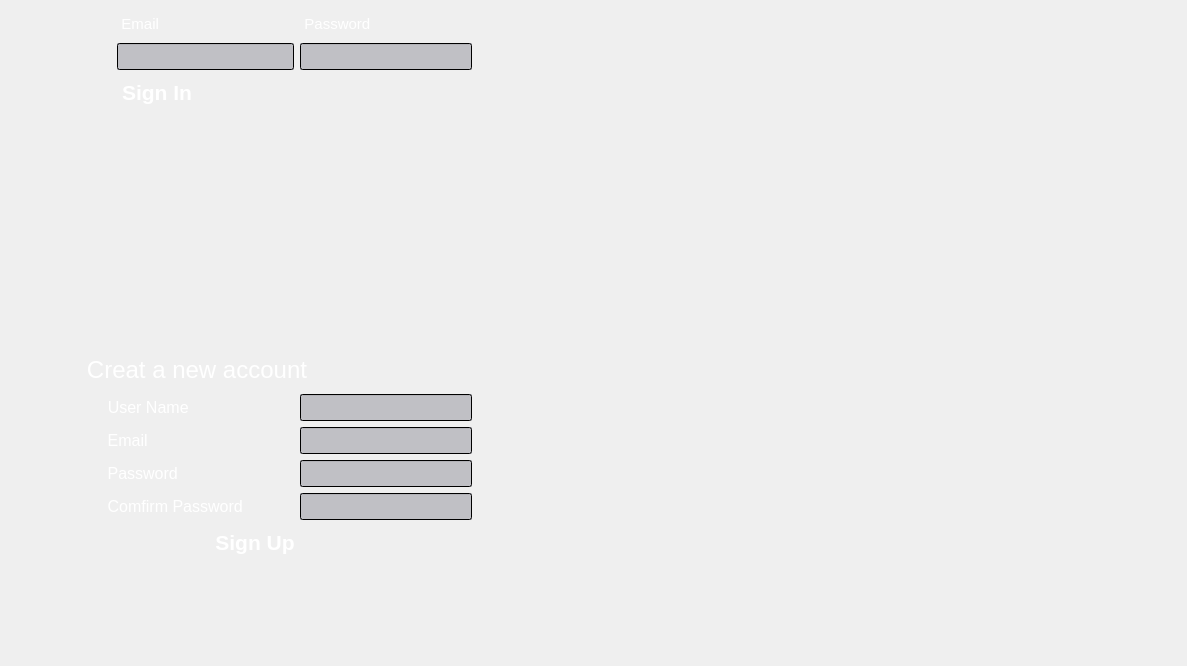
<?xml version="1.0" encoding="UTF-8"?>
<ui version="4.0">
 <class>hishab_nikash</class>
 <widget class="QMainWindow" name="hishab_nikash">
  <property name="geometry">
   <rect>
    <x>0</x>
    <y>0</y>
    <width>1187</width>
    <height>666</height>
   </rect>
  </property>
  <property name="windowTitle">
   <string>hishab_nikash</string>
  </property>
  <property name="windowIcon">
   <iconset resource="resource.qrc">
    <normaloff>:/img/img/Picture2.png</normaloff>:/img/img/Picture2.png</iconset>
  </property>
  <property name="styleSheet">
   <string notr="true">image: url(:/img/img/Picture2.png);
color: qlineargradient(spread:pad, x1:0, y1:1, x2:0, y2:0.994318, stop:0 rgba(0, 0, 0, 255), stop:1 rgba(255, 255, 255, 255));</string>
  </property>
  <widget class="QWidget" name="centralWidget">
   <layout class="QGridLayout" name="gridLayout">
    <item row="0" column="0" rowspan="4" colspan="2">
     <spacer name="horizontalSpacer_2">
      <property name="orientation">
       <enum>Qt::Horizontal</enum>
      </property>
      <property name="sizeType">
       <enum>QSizePolicy::Fixed</enum>
      </property>
      <property name="sizeHint" stdset="0">
       <size>
        <width>18</width>
        <height>168</height>
       </size>
      </property>
     </spacer>
    </item>
    <item row="10" column="1" colspan="6">
     <spacer name="verticalSpacer_2">
      <property name="orientation">
       <enum>Qt::Vertical</enum>
      </property>
      <property name="sizeHint" stdset="0">
       <size>
        <width>598</width>
        <height>27</height>
       </size>
      </property>
     </spacer>
    </item>
    <item row="2" column="2">
     <widget class="QPushButton" name="In">
      <property name="sizePolicy">
       <sizepolicy hsizetype="Fixed" vsizetype="Fixed">
        <horstretch>0</horstretch>
        <verstretch>0</verstretch>
       </sizepolicy>
      </property>
      <property name="font">
       <font>
        <pointsize>16</pointsize>
        <weight>75</weight>
        <bold>true</bold>
       </font>
      </property>
      <property name="styleSheet">
       <string notr="true">color: rgb(255, 255, 255);</string>
      </property>
      <property name="text">
       <string>Sign In</string>
      </property>
      <property name="flat">
       <bool>true</bool>
      </property>
     </widget>
    </item>
    <item row="4" column="0" colspan="5">
     <widget class="QPushButton" name="pushButton_7">
      <property name="enabled">
       <bool>false</bool>
      </property>
      <property name="font">
       <font>
        <pointsize>18</pointsize>
       </font>
      </property>
      <property name="styleSheet">
       <string notr="true">color: rgb(255, 255, 255);</string>
      </property>
      <property name="text">
       <string>Creat a new account</string>
      </property>
      <property name="autoDefault">
       <bool>true</bool>
      </property>
      <property name="flat">
       <bool>true</bool>
      </property>
     </widget>
    </item>
    <item row="7" column="1" colspan="2">
     <widget class="QPushButton" name="pushButton_5">
      <property name="enabled">
       <bool>false</bool>
      </property>
      <property name="sizePolicy">
       <sizepolicy hsizetype="Fixed" vsizetype="Fixed">
        <horstretch>0</horstretch>
        <verstretch>0</verstretch>
       </sizepolicy>
      </property>
      <property name="font">
       <font>
        <pointsize>12</pointsize>
       </font>
      </property>
      <property name="styleSheet">
       <string notr="true">color: rgb(255, 255, 255);</string>
      </property>
      <property name="text">
       <string>                 Password</string>
      </property>
      <property name="autoDefault">
       <bool>true</bool>
      </property>
      <property name="flat">
       <bool>true</bool>
      </property>
     </widget>
    </item>
    <item row="3" column="1" colspan="5">
     <spacer name="verticalSpacer">
      <property name="orientation">
       <enum>Qt::Vertical</enum>
      </property>
      <property name="sizeHint" stdset="0">
       <size>
        <width>444</width>
        <height>165</height>
       </size>
      </property>
     </spacer>
    </item>
    <item row="8" column="1" colspan="3">
     <widget class="QPushButton" name="pushButton_8">
      <property name="enabled">
       <bool>false</bool>
      </property>
      <property name="sizePolicy">
       <sizepolicy hsizetype="Fixed" vsizetype="Fixed">
        <horstretch>0</horstretch>
        <verstretch>0</verstretch>
       </sizepolicy>
      </property>
      <property name="font">
       <font>
        <pointsize>12</pointsize>
       </font>
      </property>
      <property name="styleSheet">
       <string notr="true">color: rgb(255, 255, 255);</string>
      </property>
      <property name="text">
       <string>                 Comfirm Password</string>
      </property>
      <property name="autoDefault">
       <bool>true</bool>
      </property>
      <property name="flat">
       <bool>true</bool>
      </property>
     </widget>
    </item>
    <item row="9" column="3" colspan="3">
     <widget class="QPushButton" name="Up">
      <property name="sizePolicy">
       <sizepolicy hsizetype="Fixed" vsizetype="Fixed">
        <horstretch>0</horstretch>
        <verstretch>0</verstretch>
       </sizepolicy>
      </property>
      <property name="font">
       <font>
        <pointsize>16</pointsize>
        <weight>75</weight>
        <bold>true</bold>
       </font>
      </property>
      <property name="styleSheet">
       <string notr="true">color: rgb(255, 255, 255);</string>
      </property>
      <property name="text">
       <string>Sign Up</string>
      </property>
      <property name="flat">
       <bool>true</bool>
      </property>
     </widget>
    </item>
    <item row="0" column="6" rowspan="10">
     <spacer name="horizontalSpacer">
      <property name="orientation">
       <enum>Qt::Horizontal</enum>
      </property>
      <property name="sizeHint" stdset="0">
       <size>
        <width>606</width>
        <height>548</height>
       </size>
      </property>
     </spacer>
    </item>
    <item row="5" column="1" colspan="2">
     <widget class="QPushButton" name="pushButton_3">
      <property name="enabled">
       <bool>false</bool>
      </property>
      <property name="sizePolicy">
       <sizepolicy hsizetype="Fixed" vsizetype="Fixed">
        <horstretch>0</horstretch>
        <verstretch>0</verstretch>
       </sizepolicy>
      </property>
      <property name="font">
       <font>
        <pointsize>12</pointsize>
       </font>
      </property>
      <property name="styleSheet">
       <string notr="true">color: rgb(255, 255, 255);</string>
      </property>
      <property name="text">
       <string>                 User Name</string>
      </property>
      <property name="autoDefault">
       <bool>true</bool>
      </property>
      <property name="flat">
       <bool>true</bool>
      </property>
     </widget>
    </item>
    <item row="0" column="2">
     <widget class="QPushButton" name="pushButton_2">
      <property name="enabled">
       <bool>false</bool>
      </property>
      <property name="sizePolicy">
       <sizepolicy hsizetype="Preferred" vsizetype="Preferred">
        <horstretch>0</horstretch>
        <verstretch>0</verstretch>
       </sizepolicy>
      </property>
      <property name="font">
       <font>
        <pointsize>11</pointsize>
       </font>
      </property>
      <property name="styleSheet">
       <string notr="true">color: rgb(255, 255, 255);</string>
      </property>
      <property name="text">
       <string>Email          </string>
      </property>
      <property name="autoDefault">
       <bool>true</bool>
      </property>
      <property name="flat">
       <bool>true</bool>
      </property>
     </widget>
    </item>
    <item row="0" column="4">
     <widget class="QPushButton" name="pushButton_4">
      <property name="enabled">
       <bool>false</bool>
      </property>
      <property name="sizePolicy">
       <sizepolicy hsizetype="Preferred" vsizetype="Preferred">
        <horstretch>0</horstretch>
        <verstretch>0</verstretch>
       </sizepolicy>
      </property>
      <property name="font">
       <font>
        <pointsize>11</pointsize>
       </font>
      </property>
      <property name="styleSheet">
       <string notr="true">color: rgb(255, 255, 255);</string>
      </property>
      <property name="text">
       <string>Password  </string>
      </property>
      <property name="autoDefault">
       <bool>true</bool>
      </property>
      <property name="flat">
       <bool>true</bool>
      </property>
     </widget>
    </item>
    <item row="1" column="4" colspan="2">
     <widget class="QLineEdit" name="inPasswordEdit">
      <property name="sizePolicy">
       <sizepolicy hsizetype="Preferred" vsizetype="Preferred">
        <horstretch>0</horstretch>
        <verstretch>0</verstretch>
       </sizepolicy>
      </property>
      <property name="font">
       <font>
        <pointsize>12</pointsize>
       </font>
      </property>
      <property name="styleSheet">
       <string notr="true">background-color: qlineargradient(spread:pad, x1:0, y1:1, x2:0, y2:1, stop:0 rgba(192, 192, 197, 255));
color: rgb(0, 0, 0);
</string>
      </property>
      <property name="echoMode">
       <enum>QLineEdit::Password</enum>
      </property>
     </widget>
    </item>
    <item row="1" column="2" colspan="2">
     <widget class="QLineEdit" name="inEmailEdit">
      <property name="sizePolicy">
       <sizepolicy hsizetype="Preferred" vsizetype="Preferred">
        <horstretch>0</horstretch>
        <verstretch>0</verstretch>
       </sizepolicy>
      </property>
      <property name="font">
       <font>
        <pointsize>12</pointsize>
       </font>
      </property>
      <property name="styleSheet">
       <string notr="true">background-color: qlineargradient(spread:pad, x1:0, y1:1, x2:0, y2:1, stop:0 rgba(192, 192, 197, 255));
color: rgb(0, 0, 0);
</string>
      </property>
      <property name="text">
       <string/>
      </property>
     </widget>
    </item>
    <item row="6" column="1" colspan="2">
     <widget class="QPushButton" name="pushButton_6">
      <property name="enabled">
       <bool>false</bool>
      </property>
      <property name="sizePolicy">
       <sizepolicy hsizetype="Fixed" vsizetype="Fixed">
        <horstretch>0</horstretch>
        <verstretch>0</verstretch>
       </sizepolicy>
      </property>
      <property name="font">
       <font>
        <pointsize>12</pointsize>
       </font>
      </property>
      <property name="styleSheet">
       <string notr="true">color: rgb(255, 255, 255);</string>
      </property>
      <property name="text">
       <string>                 Email</string>
      </property>
      <property name="autoDefault">
       <bool>true</bool>
      </property>
      <property name="flat">
       <bool>true</bool>
      </property>
     </widget>
    </item>
    <item row="5" column="4" rowspan="4" colspan="2">
     <layout class="QVBoxLayout" name="verticalLayout">
      <item>
       <widget class="QLineEdit" name="username">
        <property name="sizePolicy">
         <sizepolicy hsizetype="Preferred" vsizetype="Preferred">
          <horstretch>0</horstretch>
          <verstretch>0</verstretch>
         </sizepolicy>
        </property>
        <property name="font">
         <font>
          <pointsize>12</pointsize>
         </font>
        </property>
        <property name="styleSheet">
         <string notr="true">background-color: qlineargradient(spread:pad, x1:0, y1:1, x2:0, y2:1, stop:0 rgba(192, 192, 197, 255));
color: rgb(0, 0, 0);
</string>
        </property>
       </widget>
      </item>
      <item>
       <widget class="QLineEdit" name="upEmailEdit">
        <property name="sizePolicy">
         <sizepolicy hsizetype="Preferred" vsizetype="Preferred">
          <horstretch>0</horstretch>
          <verstretch>0</verstretch>
         </sizepolicy>
        </property>
        <property name="font">
         <font>
          <pointsize>12</pointsize>
         </font>
        </property>
        <property name="styleSheet">
         <string notr="true">background-color: qlineargradient(spread:pad, x1:0, y1:1, x2:0, y2:1, stop:0 rgba(192, 192, 197, 255));
color: rgb(0, 0, 0);
</string>
        </property>
       </widget>
      </item>
      <item>
       <widget class="QLineEdit" name="upPasswordEdit">
        <property name="sizePolicy">
         <sizepolicy hsizetype="Preferred" vsizetype="Preferred">
          <horstretch>0</horstretch>
          <verstretch>0</verstretch>
         </sizepolicy>
        </property>
        <property name="font">
         <font>
          <pointsize>12</pointsize>
         </font>
        </property>
        <property name="styleSheet">
         <string notr="true">background-color: qlineargradient(spread:pad, x1:0, y1:1, x2:0, y2:1, stop:0 rgba(192, 192, 197, 255));
color: rgb(0, 0, 0);
</string>
        </property>
        <property name="echoMode">
         <enum>QLineEdit::Password</enum>
        </property>
       </widget>
      </item>
      <item>
       <widget class="QLineEdit" name="uppassConfirmEdit">
        <property name="sizePolicy">
         <sizepolicy hsizetype="Preferred" vsizetype="Preferred">
          <horstretch>0</horstretch>
          <verstretch>0</verstretch>
         </sizepolicy>
        </property>
        <property name="font">
         <font>
          <pointsize>12</pointsize>
         </font>
        </property>
        <property name="styleSheet">
         <string notr="true">background-color: qlineargradient(spread:pad, x1:0, y1:1, x2:0, y2:1, stop:0 rgba(192, 192, 197, 255));
color: rgb(0, 0, 0);
</string>
        </property>
        <property name="echoMode">
         <enum>QLineEdit::Password</enum>
        </property>
       </widget>
      </item>
     </layout>
    </item>
   </layout>
  </widget>
 </widget>
 <layoutdefault spacing="6" margin="11"/>
 <tabstops>
  <tabstop>inEmailEdit</tabstop>
  <tabstop>inPasswordEdit</tabstop>
  <tabstop>In</tabstop>
  <tabstop>username</tabstop>
  <tabstop>upEmailEdit</tabstop>
  <tabstop>upPasswordEdit</tabstop>
  <tabstop>uppassConfirmEdit</tabstop>
  <tabstop>Up</tabstop>
  <tabstop>pushButton_2</tabstop>
  <tabstop>pushButton_3</tabstop>
  <tabstop>pushButton_4</tabstop>
  <tabstop>pushButton_5</tabstop>
  <tabstop>pushButton_6</tabstop>
  <tabstop>pushButton_8</tabstop>
  <tabstop>pushButton_7</tabstop>
 </tabstops>
 <resources>
  <include location="resource.qrc"/>
 </resources>
 <connections/>
</ui>
